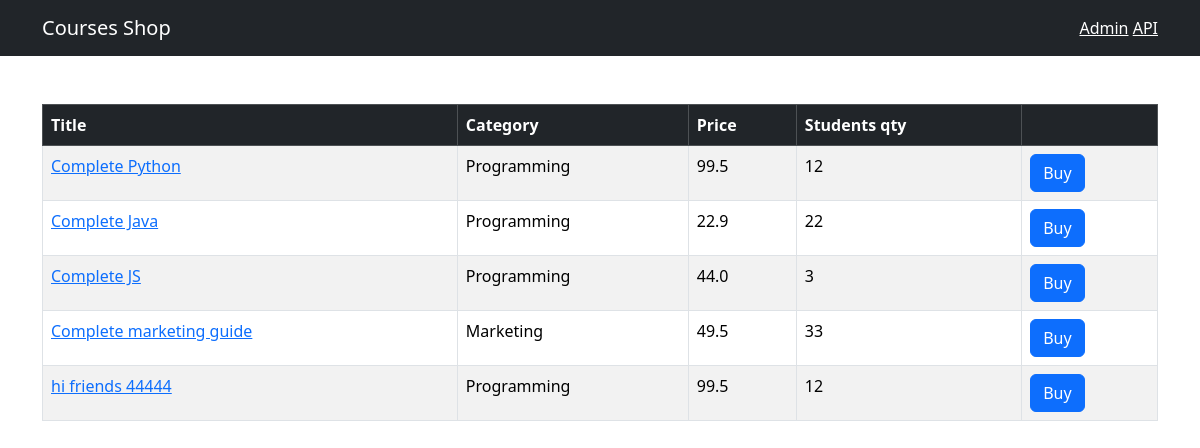
The page / on the database its author committed.
### shop/models.py (models this page shows, shortened)
class Course(models.Model):
    title = models.CharField(max_length=300)
    price = models.FloatField()
    students = models.IntegerField()
    reviews_qty = models.IntegerField()
    category = models.ForeignKey(Category, on_delete=models.CASCADE)
    created_at = models.DateTimeField(default=timezone.now)

class Category(models.Model):
    title = models.CharField(max_length=255)
    created_at = models.DateTimeField(default=timezone.now)
    def __str__(self):
        return self.title

### shop/views.py (the view)
# urls.py: path('', include(api.urls), name='index'),
def index(request):
    courses = Course.objects.all()
    return render(request, 'shop/courses.html', {'courses': courses})

### templates/shop/courses.html
{% extends 'base.html' %} {% block title %}All Courses{% endblock %} {% block content %}
<table class="table mt-5 table-bordered table-striped table-hover">
  <thead class="table-dark">
    <tr>
      <th>Title</th>
      <th>Category</th>
      <th>Price</th>
      <th>Students qty</th>
      <th></th>
    </tr>
  </thead>
  <tbody>
    {% for course in courses %}
    <tr>
      <td>
        <a href={% url "shop:single_course" course.id %}>{{ course.title }}</a>
      </td>
      <td>{{ course.category }}</td>
      <td>{{ course.price }}</td>
      <td>{{ course.students }}</td>
      <td><button class="btn btn-primary">Buy</button></td>
    </tr>
    {% endfor %}
  </tbody>
</table>
{% endblock %}

### templates/base.html (shortened to what this page needs)
<!DOCTYPE html>
<html lang="en">
  <head>
    <link
      href="https://cdn.jsdelivr.net/npm/bootstrap@5.3.2/dist/css/bootstrap.min.css"
      rel="stylesheet"
    />
  </head>
  <body>
    <nav class="navbar navbar-dark bg-dark">
      <div class="container">
        <a href={% url "shop:index" %} class="navbar-brand">Courses Shop</a>
      <span class="navbar-text">
        <a href="/admin" target="_blank">Admin</a>
        <a href="/api/v1/" target="_blank">API</a>
      </span>
      </div>
    </nav>
    <main class="container">{% block content %} {% endblock %}</main>
  </body>
</html>

### rows shown on the page
Course: title "Complete Python", category "Programming", price "99.5", students "12"
Course: title "Complete Java", category "Programming", price "22.9", students "22"
Course: title "Complete JS", category "Programming", price "44.0", students "3"
Course: title "Complete marketing guide", category "Marketing", price "49.5", students "33"
Course: title "hi friends 44444", category "Programming", price "99.5", students "12"
